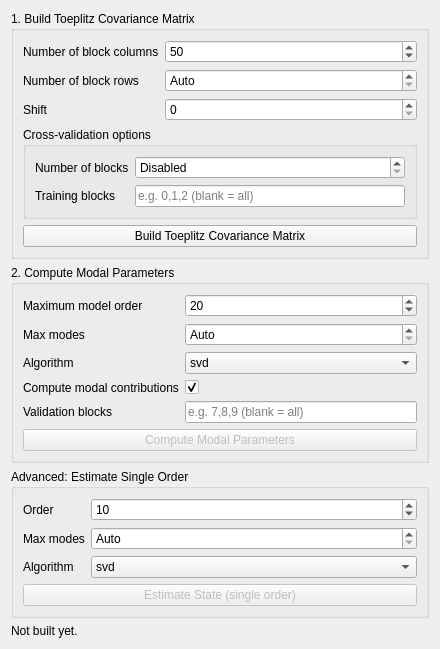
<?xml version="1.0" encoding="UTF-8"?>
<ui version="4.0">
 <class>BRSSICovRefWidget</class>
 <widget class="QWidget" name="BRSSICovRefWidget">
  <property name="geometry">
   <rect>
    <x>0</x>
    <y>0</y>
    <width>440</width>
    <height>520</height>
   </rect>
  </property>
  <property name="windowTitle">
   <string>SSI-Cov-Ref</string>
  </property>
  <layout class="QVBoxLayout" name="root_layout">
   <item>
    <widget class="QGroupBox" name="build_box">
     <property name="title">
      <string>1. Build Toeplitz Covariance Matrix</string>
     </property>
     <layout class="QFormLayout" name="build_form">
      <item row="0" column="0">
       <widget class="QLabel" name="label_num_block_columns">
        <property name="text">
         <string>Number of block columns</string>
        </property>
       </widget>
      </item>
      <item row="0" column="1">
       <widget class="QSpinBox" name="spin_num_block_columns">
        <property name="specialValueText">
         <string>Auto</string>
        </property>
        <property name="minimum">
         <number>0</number>
        </property>
        <property name="maximum">
         <number>100000</number>
        </property>
        <property name="value">
         <number>50</number>
        </property>
       </widget>
      </item>
      <item row="1" column="0">
       <widget class="QLabel" name="label_num_block_rows">
        <property name="text">
         <string>Number of block rows</string>
        </property>
       </widget>
      </item>
      <item row="1" column="1">
       <widget class="QSpinBox" name="spin_num_block_rows">
        <property name="specialValueText">
         <string>Auto</string>
        </property>
        <property name="minimum">
         <number>0</number>
        </property>
        <property name="maximum">
         <number>100000</number>
        </property>
        <property name="value">
         <number>0</number>
        </property>
       </widget>
      </item>
      <item row="2" column="0">
       <widget class="QLabel" name="label_shift">
        <property name="text">
         <string>Shift</string>
        </property>
       </widget>
      </item>
      <item row="2" column="1">
       <widget class="QSpinBox" name="spin_shift">
        <property name="minimum">
         <number>0</number>
        </property>
        <property name="maximum">
         <number>100000</number>
        </property>
        <property name="value">
         <number>0</number>
        </property>
       </widget>
      </item>
      <item row="3" column="0" colspan="2">
       <widget class="QGroupBox" name="cv_build_box">
        <property name="title">
         <string>Cross-validation options</string>
        </property>
        <layout class="QFormLayout" name="cv_build_form">
         <item row="0" column="0">
          <widget class="QLabel" name="label_num_blocks">
           <property name="text">
            <string>Number of blocks</string>
           </property>
          </widget>
         </item>
         <item row="0" column="1">
          <widget class="QSpinBox" name="spin_num_blocks">
           <property name="specialValueText">
            <string>Disabled</string>
           </property>
           <property name="minimum">
            <number>0</number>
           </property>
           <property name="maximum">
            <number>1000</number>
           </property>
           <property name="value">
            <number>0</number>
           </property>
          </widget>
         </item>
         <item row="1" column="0">
          <widget class="QLabel" name="label_training_blocks">
           <property name="text">
            <string>Training blocks</string>
           </property>
          </widget>
         </item>
         <item row="1" column="1">
          <widget class="QLineEdit" name="edit_training_blocks">
           <property name="placeholderText">
            <string>e.g. 0,1,2 (blank = all)</string>
           </property>
          </widget>
         </item>
        </layout>
       </widget>
      </item>
      <item row="4" column="0" colspan="2">
       <widget class="QPushButton" name="btn_build_toeplitz_cov">
        <property name="text">
         <string>Build Toeplitz Covariance Matrix</string>
        </property>
       </widget>
      </item>
     </layout>
    </widget>
   </item>
   <item>
    <widget class="QGroupBox" name="compute_box">
     <property name="title">
      <string>2. Compute Modal Parameters</string>
     </property>
     <layout class="QFormLayout" name="compute_form">
      <item row="0" column="0">
       <widget class="QLabel" name="label_max_model_order">
        <property name="text">
         <string>Maximum model order</string>
        </property>
       </widget>
      </item>
      <item row="0" column="1">
       <widget class="QSpinBox" name="spin_max_model_order">
        <property name="specialValueText">
         <string>Auto</string>
        </property>
        <property name="minimum">
         <number>0</number>
        </property>
        <property name="maximum">
         <number>2000</number>
        </property>
        <property name="value">
         <number>20</number>
        </property>
       </widget>
      </item>
      <item row="1" column="0">
       <widget class="QLabel" name="label_max_modes">
        <property name="text">
         <string>Max modes</string>
        </property>
       </widget>
      </item>
      <item row="1" column="1">
       <widget class="QSpinBox" name="spin_max_modes">
        <property name="specialValueText">
         <string>Auto</string>
        </property>
        <property name="minimum">
         <number>0</number>
        </property>
        <property name="maximum">
         <number>2000</number>
        </property>
        <property name="value">
         <number>0</number>
        </property>
       </widget>
      </item>
      <item row="2" column="0">
       <widget class="QLabel" name="label_algo">
        <property name="text">
         <string>Algorithm</string>
        </property>
       </widget>
      </item>
      <item row="2" column="1">
       <widget class="QComboBox" name="combo_algo">
        <item>
         <property name="text">
          <string>svd</string>
         </property>
        </item>
        <item>
         <property name="text">
          <string>qr</string>
         </property>
        </item>
       </widget>
      </item>
      <item row="3" column="0">
       <widget class="QLabel" name="label_modal_contrib">
        <property name="text">
         <string>Compute modal contributions</string>
        </property>
       </widget>
      </item>
      <item row="3" column="1">
       <widget class="QCheckBox" name="chk_modal_contrib">
        <property name="checked">
         <bool>true</bool>
        </property>
        <property name="text">
         <string/>
        </property>
       </widget>
      </item>
      <item row="4" column="0">
       <widget class="QLabel" name="label_validation_blocks">
        <property name="text">
         <string>Validation blocks</string>
        </property>
       </widget>
      </item>
      <item row="4" column="1">
       <widget class="QLineEdit" name="edit_validation_blocks">
        <property name="placeholderText">
         <string>e.g. 7,8,9 (blank = all)</string>
        </property>
       </widget>
      </item>
      <item row="5" column="0" colspan="2">
       <widget class="QPushButton" name="btn_compute_modal_params">
        <property name="enabled">
         <bool>false</bool>
        </property>
        <property name="text">
         <string>Compute Modal Parameters</string>
        </property>
       </widget>
      </item>
     </layout>
    </widget>
   </item>
   <item>
    <widget class="QGroupBox" name="advanced_box">
     <property name="title">
      <string>Advanced: Estimate Single Order</string>
     </property>
     <layout class="QFormLayout" name="advanced_form">
      <item row="0" column="0">
       <widget class="QLabel" name="label_estimate_order">
        <property name="text">
         <string>Order</string>
        </property>
       </widget>
      </item>
      <item row="0" column="1">
       <widget class="QSpinBox" name="spin_estimate_order">
        <property name="minimum">
         <number>1</number>
        </property>
        <property name="maximum">
         <number>2000</number>
        </property>
        <property name="value">
         <number>10</number>
        </property>
       </widget>
      </item>
      <item row="1" column="0">
       <widget class="QLabel" name="label_estimate_max_modes">
        <property name="text">
         <string>Max modes</string>
        </property>
       </widget>
      </item>
      <item row="1" column="1">
       <widget class="QSpinBox" name="spin_estimate_max_modes">
        <property name="specialValueText">
         <string>Auto</string>
        </property>
        <property name="minimum">
         <number>0</number>
        </property>
        <property name="maximum">
         <number>2000</number>
        </property>
        <property name="value">
         <number>0</number>
        </property>
       </widget>
      </item>
      <item row="2" column="0">
       <widget class="QLabel" name="label_estimate_algo">
        <property name="text">
         <string>Algorithm</string>
        </property>
       </widget>
      </item>
      <item row="2" column="1">
       <widget class="QComboBox" name="combo_estimate_algo">
        <item>
         <property name="text">
          <string>svd</string>
         </property>
        </item>
        <item>
         <property name="text">
          <string>qr</string>
         </property>
        </item>
       </widget>
      </item>
      <item row="3" column="0" colspan="2">
       <widget class="QPushButton" name="btn_estimate_state">
        <property name="enabled">
         <bool>false</bool>
        </property>
        <property name="text">
         <string>Estimate State (single order)</string>
        </property>
       </widget>
      </item>
     </layout>
    </widget>
   </item>
   <item>
    <widget class="QLabel" name="lbl_status">
     <property name="text">
      <string>Not built yet.</string>
     </property>
     <property name="wordWrap">
      <bool>true</bool>
     </property>
    </widget>
   </item>
   <item>
    <spacer name="bottom_spacer">
     <property name="orientation">
      <enum>Qt::Orientation::Vertical</enum>
     </property>
     <property name="sizeHint" stdset="0">
      <size>
       <width>20</width>
       <height>40</height>
      </size>
     </property>
    </spacer>
   </item>
  </layout>
 </widget>
 <resources/>
 <connections/>
</ui>
